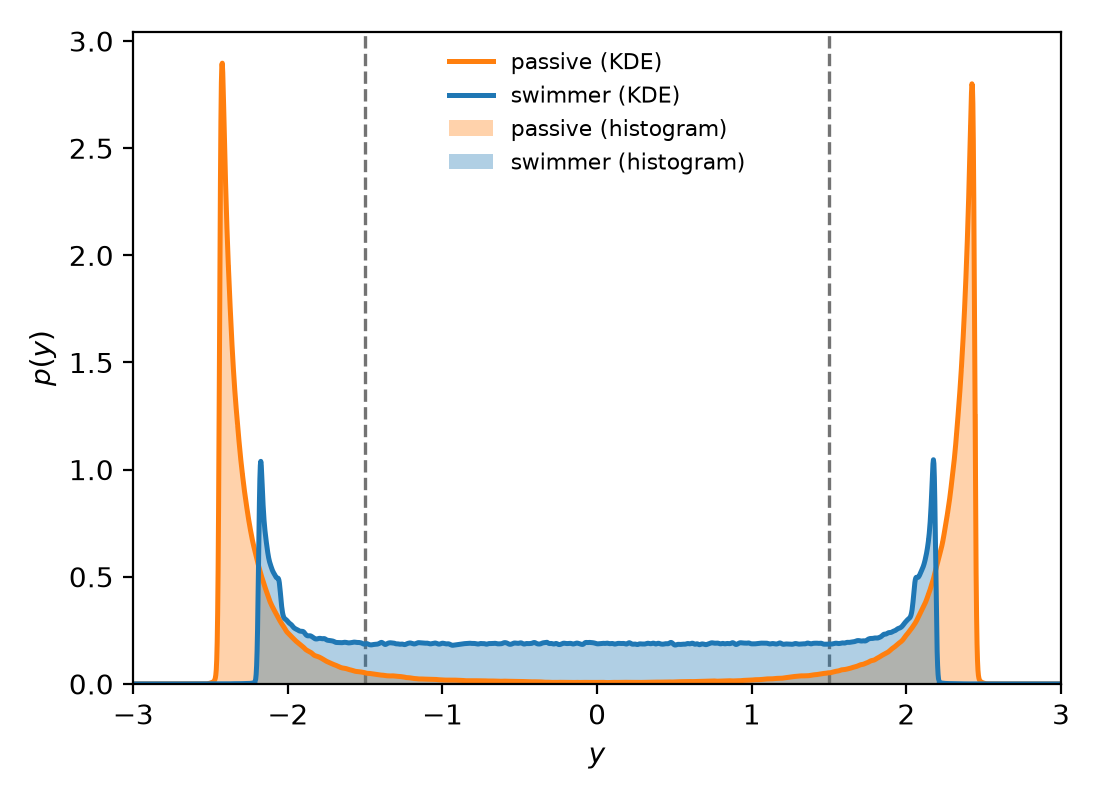

This figure's Python source:
"""Figure 1(e): stationary distributions of both species, strongest kick regime (k = 45 s^-1, tau = 13.5).

Renders a simple version of this panel from figure_1_e.csv alone (no processing).
Run: python3 figure_1_e.py
"""
from pathlib import Path
import pandas as pd
import matplotlib
matplotlib.use("Agg")
import matplotlib.pyplot as plt

HERE = Path(__file__).resolve().parent
STEM = "figure_1_e"
df = pd.read_csv(HERE / f"{STEM}.csv")

COLORS = {"passive": "tab:orange", "swimmer": "tab:blue"}
BIN_WIDTH = 0.03           # histogram bin width h from the caption

fig, ax = plt.subplots(figsize=(5.5, 4.0))
for sp in ("passive", "swimmer"):
    h = df[df.series == f"{sp}_hist"]
    ax.bar(h.x, h.y, width=BIN_WIDTH, color=COLORS[sp], alpha=0.35,
           edgecolor="none", label=f"{sp} (histogram)")
    k = df[df.series == f"{sp}_kde"]
    ax.plot(k.x, k.y, color=COLORS[sp], lw=1.8, label=f"{sp} (KDE)")
for edge in (-1.5, 1.5):   # inner edge of the kick band, both walls
    ax.axvline(edge, ls="--", lw=1.2, color="0.45", zorder=0)
ax.set_xlabel("$y$")
ax.set_ylabel("$p(y)$")
ax.set_xlim(-3.0, 3.0)
ax.set_ylim(bottom=0)
ax.legend(fontsize=8, frameon=False)

fig.tight_layout()
fig.savefig(HERE / f"{STEM}.png", dpi=200)
print(f"saved {STEM}.png")
